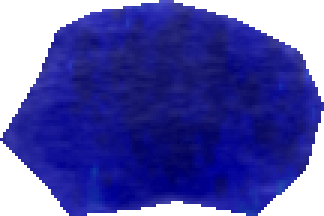
#> input picture projectA_simple/test_in_eu/0_182-1.tif, 108 x 72 px (shown 3 times larger); its folder holds only this picture in this run
$ python -i dataset_reader.py   (imports and definitions only)   (Python 2 division)   (older library calls are emulated)
#> lines starting #> are read from the running program, lines starting #| are printed output that depends on the picture
import sys
import os
sys.path.append(os.path.join(os.path.split(__file__)[0], '..'))
import numpy as np
import glob
import imageio
import cv2
import myprepro
from typing import Iterable
from prepro_tool import *


class DatasetReader:
    class2id = {'benign': 0, 'malignant': 1}
    id2class = dict(zip(class2id.values(), class2id.keys()))

    def __init__(self, dataset_path='./out_dir2/eu/train', target_hw=(32, 32), use_rescale=False,
                 use_patch=False, is_require_cls_blance=False, is_random_rescale_or_patch=False):
        self.target_hw = target_hw
        self.use_rescale = use_rescale
        self.use_patch = use_patch
        self.is_require_cls_blance = is_require_cls_blance
        self.is_random_rescale_or_patch = is_random_rescale_or_patch

        self.im_list = []
        self.im_benign_list = []
        self.im_malignant_list = []

        for i, f in enumerate(glob.glob('{}/**/*.tif'.format(dataset_path), recursive=True)):
            cls = os.path.split(os.path.split(f)[0])[1]
            item = [f, self.class2id[cls]]
            self.im_list.append(item)
            if item[1] == 0:
                self.im_benign_list.append(i)
            else:
                self.im_malignant_list.append(i)

    def im_enchance(self):
        pass

    def get_item(self, i, use_prepro=True, need_im_name=False):
        break_try = 0
        while True:
            break_try+=1
            impath, cls = self.im_list[i]
            # calc pure black pixel percent greater than 90%, need to skip this.
            im = imageio.imread(impath)

            im_name = os.path.split(impath)[1]

            if use_prepro:
                # [9 lines of commented-out code are left out]
                if im.shape[0] < self.target_hw[0] or im.shape[1] < self.target_hw[1]:
                    im = center_pad(im, target_hw=self.target_hw, fill_value=(fill_value, fill_value, fill_value))
                im = random_crop(im, (self.target_hw[0], self.target_hw[1]))
                rot_code = np.random.choice([-1, cv2.ROTATE_90_CLOCKWISE, cv2.ROTATE_90_COUNTERCLOCKWISE, cv2.ROTATE_180])
                if rot_code != -1:
                    im = cv2.rotate(im, rot_code)

                # check
                check_zero = np.where(im == np.full_like(im, fill_value), np.ones_like(im), np.zeros_like(im))
                if check_zero.sum() / np.prod(check_zero.shape) < 0.5 or break_try < 20:
                    break
                else:
                    #print('too many black pixel')
                    pass
            else:
                break
            assert im.shape[0] == self.target_hw[0] and im.shape[1] == self.target_hw[1]
        if need_im_name:
            return im_name, im, cls
        return im, cls

    def get_batch_count(self, batch_size):
        return int(np.ceil(len(self.im_list) / batch_size))

    def get_batch(self, batch_size):
        ims = []
        clss = []
        ids = []
        if self.is_require_cls_blance:
            assert batch_size > 1
            bs1 = batch_size // 2
            np.random.shuffle(self.im_benign_list)
            ids.extend(self.im_benign_list[:bs1])

            bs2 = batch_size - bs1
            np.random.shuffle(self.im_malignant_list)
            ids.extend(self.im_malignant_list[:bs2])
        else:
            ids = np.arange(len(self.im_list))
            np.random.shuffle(ids)
            ids = ids[:batch_size]
        for i in ids:
            im, cls = self.get_item(i)
            ims.append(im)
            clss.append(cls)

        ims = np.asarray(ims, np.uint16)
        clss = np.asarray(clss, np.int)

        return ims, clss

    def get_im_patch_list_to_combind_predict(self, i, one_im=False, need_im_name=False):
        if need_im_name:
            im_name, im, cls = self.get_item(i, use_prepro=False, need_im_name=need_im_name)
        else:
            im, cls = self.get_item(i, use_prepro=False, need_im_name=need_im_name)

        if one_im:
            im = cv2.resize(im, self.target_hw, interpolation=cv2.INTER_AREA)
            im_patch_list = np.array([im])
        else:
            new_h = int(np.ceil(im.shape[0] / self.target_hw[0]) * self.target_hw[0])
            new_w = int(np.ceil(im.shape[1] / self.target_hw[1]) * self.target_hw[1])
            im = center_pad(im, (new_h, new_w), (fill_value, fill_value, fill_value))

            im_patch_list = my_extract_patches_2d(im, self.target_hw)

            # im_patch_list = extract_patches_2d(im, self.target_hw)
        if need_im_name:
            return im_name, im_patch_list, cls
        return im_patch_list, cls

    def __len__(self):
        return len(self.im_list)


# [26 lines not run here, left out]

>>> import cv2
>>> picture = cv2.imread('test_in_eu/0_182-1.tif', cv2.IMREAD_GRAYSCALE)
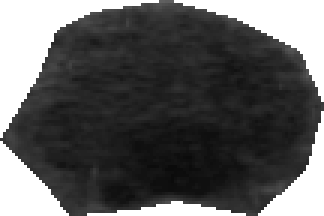
#> picture: shape (72, 108) (shown 3 times larger); min 11, max 255, mean 92.4
>>> result = DatasetReader().get_im_patch_list_to_combind_predict(picture)
#> (the run stopped early here; a loop or call above may not have finished)

$ run again, on projectA_simple/test_in_eu/1_044-1.tif
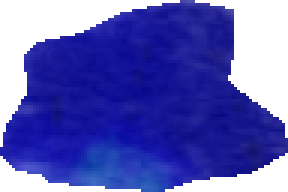
#> input picture projectA_simple/test_in_eu/1_044-1.tif, 96 x 64 px (shown 3 times larger)
#> `picture = cv2.imread('test_in_eu/0_182-1.tif', cv2.IMREAD_GRAYSCALE)`:
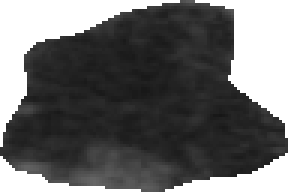
#> picture: shape (64, 96) (shown 3 times larger); min 22, max 255, mean 105.4

$ run again, on projectA_simple/test_in_eu/2_075-1.tif
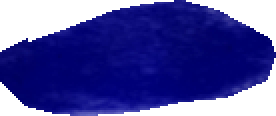
#> input picture projectA_simple/test_in_eu/2_075-1.tif, 138 x 58 px (shown 2 times larger)
#> `picture = cv2.imread('test_in_eu/0_182-1.tif', cv2.IMREAD_GRAYSCALE)`:
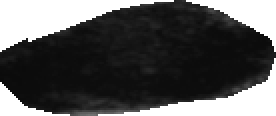
#> picture: shape (58, 138) (shown 2 times larger); min 11, max 255, mean 87.2

$ run again, on projectA_simple/test_in_eu/45_035-1.tif
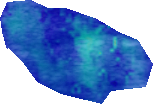
#> input picture projectA_simple/test_in_eu/45_035-1.tif, 153 x 104 px
#> `picture = cv2.imread('test_in_eu/0_182-1.tif', cv2.IMREAD_GRAYSCALE)`:
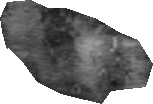
#> picture: shape (104, 153); min 26, max 255, mean 145.1
